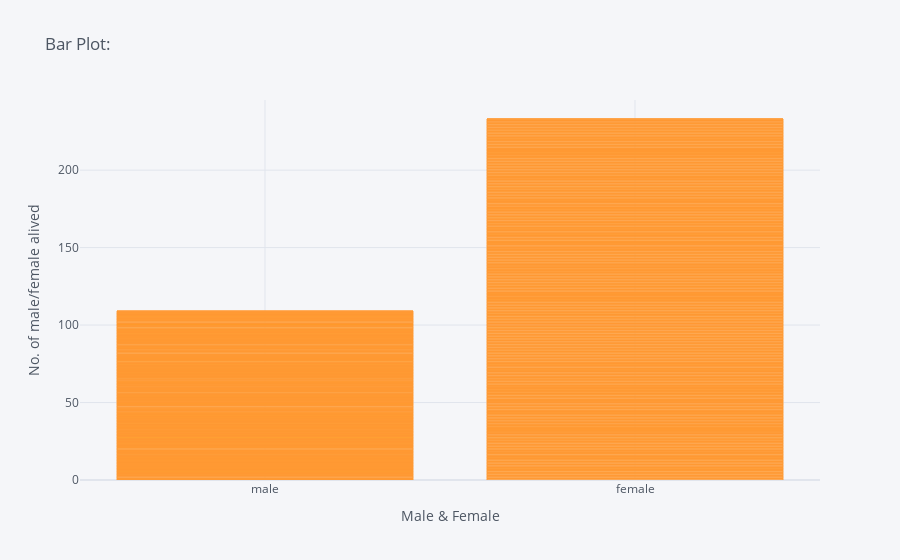

Notebook cell for this chart:
### Code cell
a = sns.load_dataset('titanic')
a.iplot( x = 'sex', y = 'survived', kind = 'bar', xTitle = 'Male & Female', yTitle = 'No. of male/female alived', title = 'Bar Plot:')
print(a[a['survived'] == 1]['sex'].value_counts(),'\n\n',a['sex'].value_counts())

### Figure 1 — Plotly figure (JSON) as saved in the notebook; plotly's stock layout.template omitted (floating-point values rounded to 4 significant figures; data arrays with more than 128 entries replaced by an {"elided": "..."} marker saying what was removed)
{"data": [{"marker": {"color": "rgba(255, 153, 51, 0.6)", "line": {"color": "rgba(255, 153, 51, 1.0)", "width": 1}}, "name": "survived", "orientation": "v", "text": "", "type": "bar", "x": {"elided": "891 str values"}, "y": {"elided": "891 int values"}}], "layout": {"legend": {"bgcolor": "#F5F6F9", "font": {"color": "#4D5663"}}, "paper_bgcolor": "#F5F6F9", "plot_bgcolor": "#F5F6F9", "title": {"font": {"color": "#4D5663"}, "text": "Bar Plot:"}, "xaxis": {"gridcolor": "#E1E5ED", "showgrid": true, "tickfont": {"color": "#4D5663"}, "title": {"font": {"color": "#4D5663"}, "text": "Male & Female"}, "zerolinecolor": "#E1E5ED"}, "yaxis": {"gridcolor": "#E1E5ED", "showgrid": true, "tickfont": {"color": "#4D5663"}, "title": {"font": {"color": "#4D5663"}, "text": "No. of male/female alived"}, "zerolinecolor": "#E1E5ED"}}}
